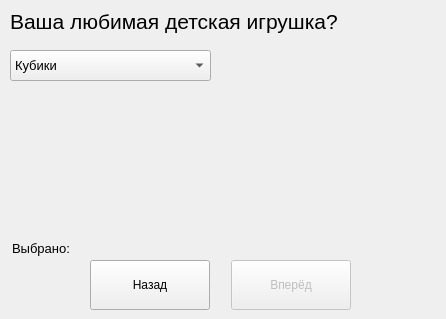
<?xml version="1.0" encoding="UTF-8"?>
<ui version="4.0">
 <class>MainWindow</class>
 <widget class="QMainWindow" name="MainWindow">
  <property name="geometry">
   <rect>
    <x>0</x>
    <y>0</y>
    <width>446</width>
    <height>319</height>
   </rect>
  </property>
  <property name="minimumSize">
   <size>
    <width>446</width>
    <height>319</height>
   </size>
  </property>
  <property name="maximumSize">
   <size>
    <width>446</width>
    <height>319</height>
   </size>
  </property>
  <property name="windowTitle">
   <string>MainWindow</string>
  </property>
  <widget class="QWidget" name="centralwidget">
   <widget class="QLabel" name="label_task">
    <property name="geometry">
     <rect>
      <x>10</x>
      <y>6</y>
      <width>351</width>
      <height>31</height>
     </rect>
    </property>
    <property name="font">
     <font>
      <family>Segoe UI</family>
      <pointsize>16</pointsize>
     </font>
    </property>
    <property name="text">
     <string>Ваша любимая детская игрушка?</string>
    </property>
   </widget>
   <widget class="QComboBox" name="comboBox">
    <property name="geometry">
     <rect>
      <x>10</x>
      <y>50</y>
      <width>201</width>
      <height>31</height>
     </rect>
    </property>
    <property name="font">
     <font>
      <family>Segoe UI</family>
      <pointsize>10</pointsize>
     </font>
    </property>
    <item>
     <property name="text">
      <string>Кубики</string>
     </property>
    </item>
    <item>
     <property name="text">
      <string>Куклы</string>
     </property>
    </item>
    <item>
     <property name="text">
      <string>Машинки</string>
     </property>
    </item>
    <item>
     <property name="text">
      <string>Пластилин</string>
     </property>
    </item>
   </widget>
   <widget class="QLabel" name="label_img">
    <property name="geometry">
     <rect>
      <x>220</x>
      <y>50</y>
      <width>211</width>
      <height>191</height>
     </rect>
    </property>
    <property name="text">
     <string/>
    </property>
   </widget>
   <widget class="QPushButton" name="btn_next">
    <property name="enabled">
     <bool>false</bool>
    </property>
    <property name="geometry">
     <rect>
      <x>231</x>
      <y>260</y>
      <width>120</width>
      <height>50</height>
     </rect>
    </property>
    <property name="font">
     <font>
      <family>Segoe UI</family>
     </font>
    </property>
    <property name="text">
     <string>Вперёд</string>
    </property>
   </widget>
   <widget class="QPushButton" name="btn_back">
    <property name="geometry">
     <rect>
      <x>90</x>
      <y>260</y>
      <width>120</width>
      <height>50</height>
     </rect>
    </property>
    <property name="font">
     <font>
      <family>Segoe UI</family>
     </font>
    </property>
    <property name="text">
     <string>Назад</string>
    </property>
   </widget>
   <widget class="QLabel" name="label_selected">
    <property name="geometry">
     <rect>
      <x>12</x>
      <y>240</y>
      <width>221</width>
      <height>16</height>
     </rect>
    </property>
    <property name="font">
     <font>
      <family>Segoe UI</family>
      <pointsize>10</pointsize>
     </font>
    </property>
    <property name="text">
     <string>Выбрано:</string>
    </property>
   </widget>
  </widget>
 </widget>
 <resources/>
 <connections/>
</ui>
